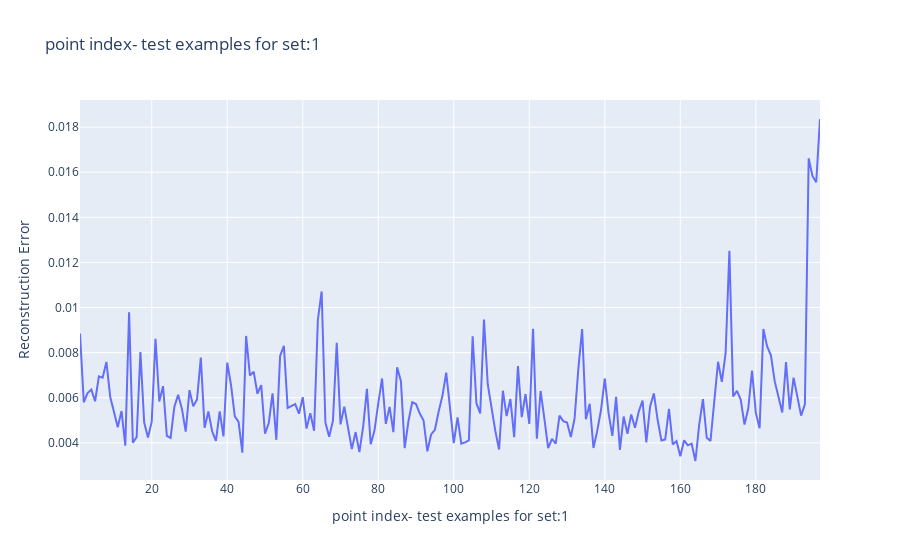
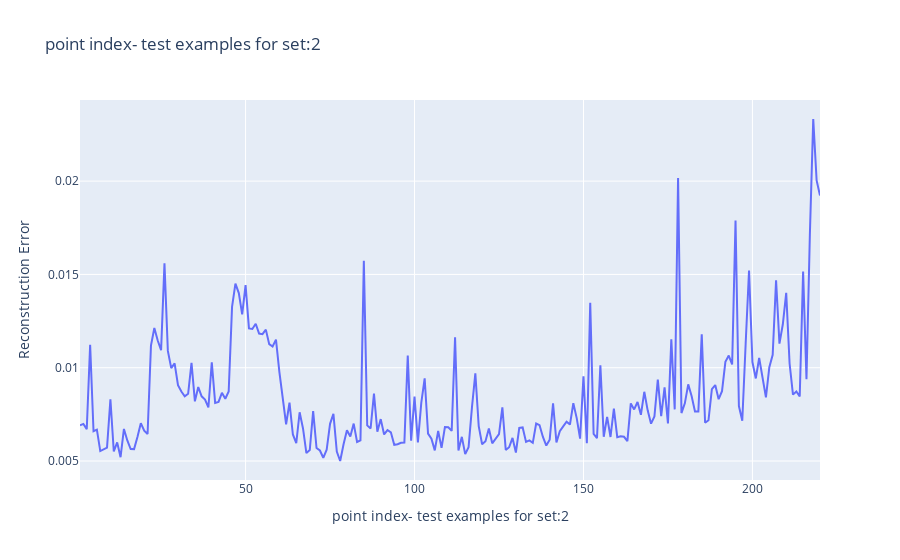
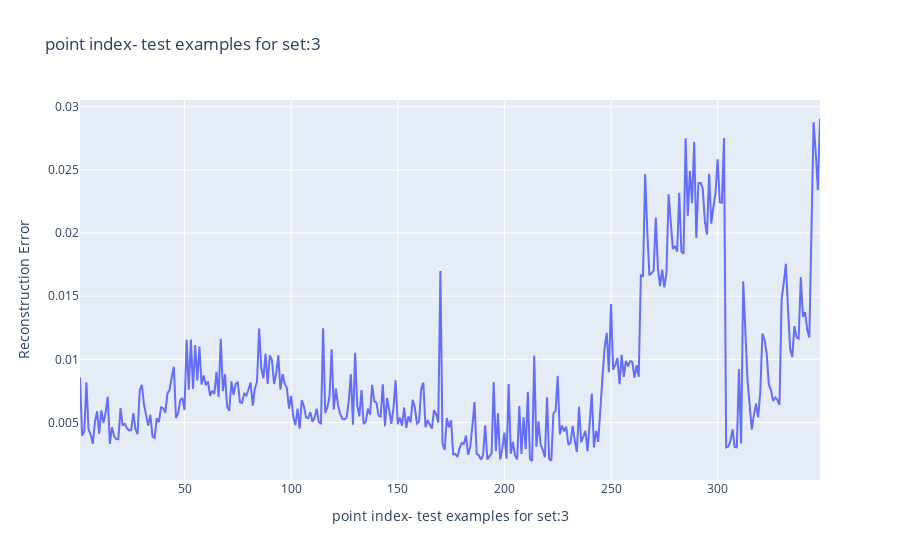
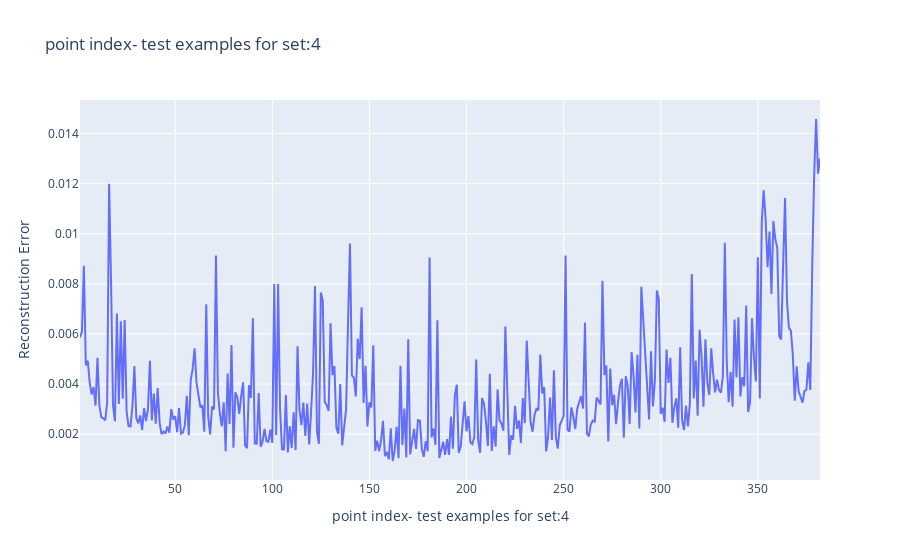

These figures' notebook cell, in order:
### Code cell
# data to be plotted
x_1={}
for i in range(1,14):
    x_1['Test1'+str(i)+'b'] = np.arange(1,len(Test_dict_1['Test1'+str(i)+'b'])+1)
    
x_2={}
for i in range(1,14):
    x_2['Test2'+str(i)+'b'] = np.arange(1,len(Test_dict_2['Test2'+str(i)+'b'])+1)
#print(x)
#print(num_examples_test)

# print("TESTING-1 plots")
# # plotting
# for i in range(1,14):
#     plt.title("errors")
#     plt.xlabel("point index- test examples for set:"+str(i))
#     plt.ylabel("Reconstruction Error")
#     plt.plot(x_1['Test1'+str(i)+'b'], mse_1['Test1'+str(i)+'b'], color ="green")
#     plt.show()
# # data to be plotted
# x_1={}
# for i in range(1,14):
#     x_1['Test1'+str(i)+'b'] = np.arange(1,len(Test_dict_1['Test1'+str(i)+'b'])+1)
    
# x_2={}
# for i in range(1,14):
#     x_2['Test2'+str(i)+'b'] = np.arange(1,len(Test_dict_2['Test2'+str(i)+'b'])+1)
# #print(x)
# #print(num_examples_test)

print("TESTING-1 plots")
# plotting
for i in range(1,14):
    # plt.title("errors")
    # plt.xlabel("point index- test examples for set:"+str(i))
    # plt.ylabel("Reconstruction Error")
    # plt.plot(x_1['Test1'+str(i)+'b'], mse_1['Test1'+str(i)+'b'], color ="green")
    # plt.show()
    fig = px.line(x=x_1['Test1'+str(i)+'b'], y=mse_1['Test1'+str(i)+'b'], title="point index- test examples for set:"+str(i),
                #   xaxis_title="point index- test examples for set:"+str(i),
                # yaxis_title="Reconstruction Error",
                labels={
                     "x": "point index- test examples for set:"+str(i),
                     "y": "Reconstruction Error"
                 }
                  ) 
    fig.show()
    
print("TESTING-2 plots")
# plotting
for i in range(1,14):
    # plt.title("errors")
    # plt.xlabel("point index- test examples for set:"+str(i))
    # plt.ylabel("Reconstruction Error")
    # plt.plot(x_2['Test2'+str(i)+'b'], mse_2['Test2'+str(i)+'b'], color ="green")
    # # plt.show()
    fig = px.line(x=x_2['Test2'+str(i)+'b'], y=mse_2['Test2'+str(i)+'b'], title="point index- test examples for set:"+str(i),
                #   xaxis_title="point index- test examples for set:"+str(i),
                # yaxis_title="Reconstruction Error",
                    labels={
                     "x": "point index- test examples for set:"+str(i),
                     "y": "Reconstruction Error"
                 }
                  ) 
    fig.show()

### Figure 1 — Plotly figure (JSON) as saved in the notebook; plotly's stock layout.template omitted (floating-point values rounded to 4 significant figures; data arrays with more than 128 entries replaced by an {"elided": "..."} marker saying what was removed)
{"data": [{"hovertemplate": "point index- test examples for set:1=%{x}<br>Reconstruction Error=%{y}<extra></extra>", "legendgroup": "", "line": {"color": "#636efa", "dash": "solid"}, "marker": {"symbol": "circle"}, "mode": "lines", "name": "", "orientation": "v", "showlegend": false, "type": "scatter", "x": {"elided": "197 int values"}, "xaxis": "x", "y": {"elided": "197 float values"}, "yaxis": "y"}], "layout": {"legend": {"tracegroupgap": 0}, "title": {"text": "point index- test examples for set:1"}, "xaxis": {"anchor": "y", "domain": [0, 1], "title": {"text": "point index- test examples for set:1"}}, "yaxis": {"anchor": "x", "domain": [0, 1], "title": {"text": "Reconstruction Error"}}}}

### Figure 2 — Plotly figure (JSON) as saved in the notebook; plotly's stock layout.template omitted (floating-point values rounded to 4 significant figures; data arrays with more than 128 entries replaced by an {"elided": "..."} marker saying what was removed)
{"data": [{"hovertemplate": "point index- test examples for set:2=%{x}<br>Reconstruction Error=%{y}<extra></extra>", "legendgroup": "", "line": {"color": "#636efa", "dash": "solid"}, "marker": {"symbol": "circle"}, "mode": "lines", "name": "", "orientation": "v", "showlegend": false, "type": "scatter", "x": {"elided": "220 int values"}, "xaxis": "x", "y": {"elided": "220 float values"}, "yaxis": "y"}], "layout": {"legend": {"tracegroupgap": 0}, "title": {"text": "point index- test examples for set:2"}, "xaxis": {"anchor": "y", "domain": [0, 1], "title": {"text": "point index- test examples for set:2"}}, "yaxis": {"anchor": "x", "domain": [0, 1], "title": {"text": "Reconstruction Error"}}}}

### Figure 3 — Plotly figure (JSON) as saved in the notebook; plotly's stock layout.template omitted (floating-point values rounded to 4 significant figures; data arrays with more than 128 entries replaced by an {"elided": "..."} marker saying what was removed)
{"data": [{"hovertemplate": "point index- test examples for set:3=%{x}<br>Reconstruction Error=%{y}<extra></extra>", "legendgroup": "", "line": {"color": "#636efa", "dash": "solid"}, "marker": {"symbol": "circle"}, "mode": "lines", "name": "", "orientation": "v", "showlegend": false, "type": "scatter", "x": {"elided": "348 int values"}, "xaxis": "x", "y": {"elided": "348 float values"}, "yaxis": "y"}], "layout": {"legend": {"tracegroupgap": 0}, "title": {"text": "point index- test examples for set:3"}, "xaxis": {"anchor": "y", "domain": [0, 1], "title": {"text": "point index- test examples for set:3"}}, "yaxis": {"anchor": "x", "domain": [0, 1], "title": {"text": "Reconstruction Error"}}}}

### Figure 4 — Plotly figure (JSON) as saved in the notebook; plotly's stock layout.template omitted (floating-point values rounded to 4 significant figures; data arrays with more than 128 entries replaced by an {"elided": "..."} marker saying what was removed)
{"data": [{"hovertemplate": "point index- test examples for set:4=%{x}<br>Reconstruction Error=%{y}<extra></extra>", "legendgroup": "", "line": {"color": "#636efa", "dash": "solid"}, "marker": {"symbol": "circle"}, "mode": "lines", "name": "", "orientation": "v", "showlegend": false, "type": "scatter", "x": {"elided": "382 int values"}, "xaxis": "x", "y": {"elided": "382 float values"}, "yaxis": "y"}], "layout": {"legend": {"tracegroupgap": 0}, "title": {"text": "point index- test examples for set:4"}, "xaxis": {"anchor": "y", "domain": [0, 1], "title": {"text": "point index- test examples for set:4"}}, "yaxis": {"anchor": "x", "domain": [0, 1], "title": {"text": "Reconstruction Error"}}}}
